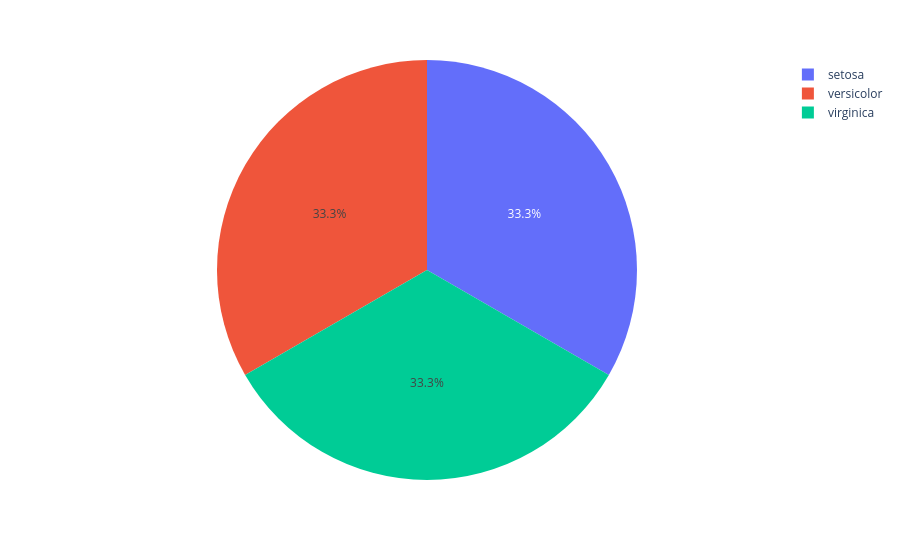

Notebook source saved alongside this figure:
### Code cell
px.pie(iris,names=iris['species'])

### Figure 1 — Plotly figure (JSON) as saved in the notebook; plotly's stock layout.template omitted (floating-point values rounded to 4 significant figures; data arrays with more than 128 entries replaced by an {"elided": "..."} marker saying what was removed)
{"data": [{"domain": {"x": [0, 1], "y": [0, 1]}, "hovertemplate": "species=%{label}<extra></extra>", "labels": {"elided": "150 str values"}, "legendgroup": "", "name": "", "showlegend": true, "type": "pie"}], "layout": {"autosize": true, "legend": {"tracegroupgap": 0}, "margin": {"t": 60}}}
